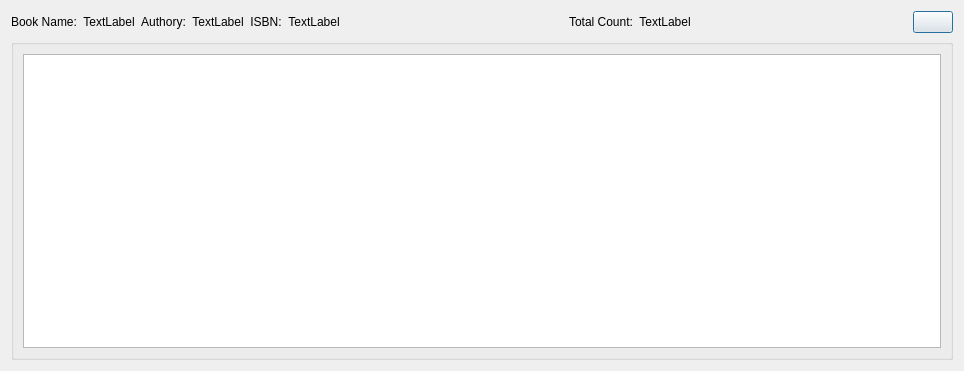
<?xml version="1.0" encoding="UTF-8"?>
<ui version="4.0">
 <class>SchemeDialog</class>
 <widget class="QDialog" name="SchemeDialog">
  <property name="geometry">
   <rect>
    <x>0</x>
    <y>0</y>
    <width>964</width>
    <height>371</height>
   </rect>
  </property>
  <property name="windowTitle">
   <string>SchemeDialog</string>
  </property>
  <layout class="QGridLayout" name="gridLayout">
   <item row="0" column="0">
    <layout class="QHBoxLayout" name="horizontalLayout">
     <item>
      <widget class="QLabel" name="label">
       <property name="text">
        <string>Book Name:</string>
       </property>
       <property name="alignment">
        <set>Qt::AlignmentFlag::AlignCenter</set>
       </property>
       <property name="margin">
        <number>6</number>
       </property>
      </widget>
     </item>
     <item>
      <widget class="QLabel" name="bookNameLabel">
       <property name="text">
        <string>TextLabel</string>
       </property>
       <property name="alignment">
        <set>Qt::AlignmentFlag::AlignCenter</set>
       </property>
       <property name="margin">
        <number>6</number>
       </property>
      </widget>
     </item>
     <item>
      <widget class="QLabel" name="label_3">
       <property name="text">
        <string>Authory:</string>
       </property>
       <property name="alignment">
        <set>Qt::AlignmentFlag::AlignCenter</set>
       </property>
       <property name="margin">
        <number>6</number>
       </property>
      </widget>
     </item>
     <item>
      <widget class="QLabel" name="authorLabel">
       <property name="text">
        <string>TextLabel</string>
       </property>
       <property name="alignment">
        <set>Qt::AlignmentFlag::AlignCenter</set>
       </property>
       <property name="margin">
        <number>6</number>
       </property>
      </widget>
     </item>
     <item>
      <widget class="QLabel" name="label_5">
       <property name="text">
        <string>ISBN:</string>
       </property>
       <property name="alignment">
        <set>Qt::AlignmentFlag::AlignCenter</set>
       </property>
       <property name="margin">
        <number>6</number>
       </property>
      </widget>
     </item>
     <item>
      <widget class="QLabel" name="isbnLabel">
       <property name="text">
        <string>TextLabel</string>
       </property>
       <property name="alignment">
        <set>Qt::AlignmentFlag::AlignCenter</set>
       </property>
       <property name="margin">
        <number>6</number>
       </property>
      </widget>
     </item>
     <item>
      <spacer name="horizontalSpacer">
       <property name="orientation">
        <enum>Qt::Orientation::Horizontal</enum>
       </property>
       <property name="sizeHint" stdset="0">
        <size>
         <width>223</width>
         <height>20</height>
        </size>
       </property>
      </spacer>
     </item>
     <item>
      <widget class="QLabel" name="label_7">
       <property name="text">
        <string>Total Count:</string>
       </property>
       <property name="alignment">
        <set>Qt::AlignmentFlag::AlignCenter</set>
       </property>
       <property name="margin">
        <number>6</number>
       </property>
      </widget>
     </item>
     <item>
      <widget class="QLabel" name="countLabel">
       <property name="text">
        <string>TextLabel</string>
       </property>
       <property name="alignment">
        <set>Qt::AlignmentFlag::AlignCenter</set>
       </property>
       <property name="margin">
        <number>6</number>
       </property>
      </widget>
     </item>
     <item>
      <spacer name="horizontalSpacer_2">
       <property name="orientation">
        <enum>Qt::Orientation::Horizontal</enum>
       </property>
       <property name="sizeHint" stdset="0">
        <size>
         <width>40</width>
         <height>20</height>
        </size>
       </property>
      </spacer>
     </item>
     <item>
      <widget class="QPushButton" name="pushButton">
       <property name="text">
        <string/>
       </property>
      </widget>
     </item>
    </layout>
   </item>
   <item row="1" column="0">
    <widget class="QGroupBox" name="groupBox">
     <property name="minimumSize">
      <size>
       <width>300</width>
       <height>150</height>
      </size>
     </property>
     <property name="title">
      <string/>
     </property>
     <property name="alignment">
      <set>Qt::AlignmentFlag::AlignLeading|Qt::AlignmentFlag::AlignLeft|Qt::AlignmentFlag::AlignVCenter</set>
     </property>
     <layout class="QGridLayout" name="gridLayout_2">
      <item row="0" column="0">
       <widget class="QTableWidget" name="detailBookInfo">
        <property name="minimumSize">
         <size>
          <width>200</width>
          <height>150</height>
         </size>
        </property>
        <property name="columnCount">
         <number>0</number>
        </property>
        <attribute name="horizontalHeaderStretchLastSection">
         <bool>true</bool>
        </attribute>
       </widget>
      </item>
     </layout>
    </widget>
   </item>
  </layout>
 </widget>
 <resources/>
 <connections/>
</ui>
